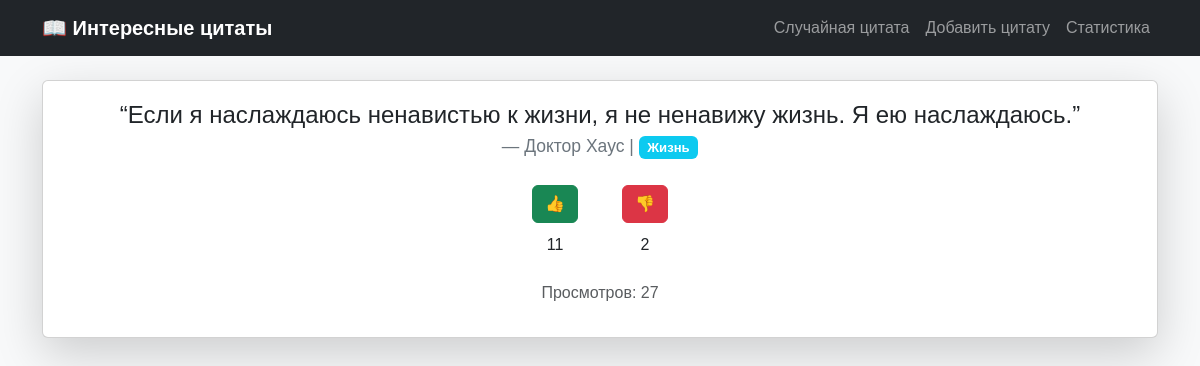
The page / on the database its author committed.
### quotes/models.py (models this page shows, shortened)
class Quote(models.Model):
    text = models.TextField("Текст цитаты", unique=True, error_messages={"unique":"Такая цитата уже существует"})
    source = models.CharField("Источник", max_length=200)
    topic = models.CharField("Тема", max_length=50, choices=TOPIC_CHOICES, default='unknown')
    weight = models.PositiveIntegerField("Вес", default=1, validators=[MinValueValidator(1), MaxValueValidator(10)])
    likes = models.IntegerField(default=0)
    dislikes = models.IntegerField(default=0)
    views = models.IntegerField(default=0)

### quotes/views.py (the view)
# urls.py: path('', views.random_quote, name='random_quote'),
def random_quote(request):
    quotes = Quote.objects.all()
    selected_topics = request.GET.getlist("topics")
    if selected_topics:
        quotes = quotes.filter(topic__in=selected_topics)
    if not quotes:
        return render(request, 'quotes/random_quote.html', {'quote': None})
    population = [q for q in list(quotes) for _ in range(q.weight)]
    quote = random.choice(population)
    quote.views += 1
    quote.save()
    return render(request, 'quotes/random_quote.html', {
        'quote': quote,
        'selected_topics': selected_topics,
        'all_topics': TOPIC_CHOICES
    })

### quotes/templates/quotes/random_quote.html (shortened to what this page needs)
{% extends 'quotes/layout.html' %}
{% block content %}
<div class="card shadow-lg mb-4">
  <div class="card-body text-center">
    <blockquote class="blockquote">
      <p class="mb-3 fs-4">“{{ quote.text }}”</p>
      <footer class="blockquote-footer">{{ quote.source }} | <span class="badge bg-info">{{ quote.get_topic_display }}</span></footer>
    </blockquote>
    <div class="mt-3 d-flex justify-content-center gap-4">
      <form method="post" action="{% url 'vote' quote.id 'like' %}" class="d-inline">
        <button class="btn btn-success">👍</button>
        <p>{{ quote.likes }}</p>
      </form>
      <form method="post" action="{% url 'vote' quote.id 'dislike' %}" class="d-inline">
        <button class="btn btn-danger">👎</button>
        <p>{{ quote.dislikes }}</p>
      </form>
    </div>
    <p class="text-muted mt-2">Просмотров: {{ quote.views }}</p>
  </div>
</div>
{% endblock %}

### quotes/static/quotes/css/style.css (style rules this page uses)
body { font-family: Arial, sans-serif; background-color: #f4f4f9; margin: 0; padding: 0; text-align: center; color: #333; }
button { margin: 10px; padding: 8px 16px; border: none; border-radius: 5px; background-color: #4CAF50; color: white; cursor: pointer; transition: background 0.3s ease; }

### rows shown on the page
Quote: text "Если я наслаждаюсь ненавистью к жизни, я не ненавижу жизнь. Я ею наслаждаюсь.", source "Доктор Хаус", topic "Жизнь", likes "11", dislikes "2", views "27"
